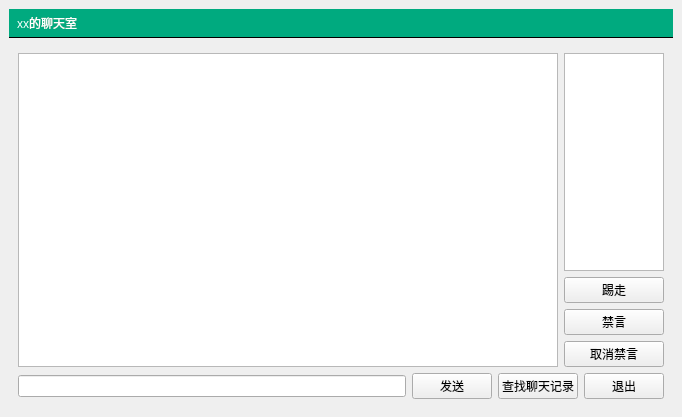
<?xml version="1.0" encoding="UTF-8"?>
<ui version="4.0">
 <class>MainWindow</class>
 <widget class="QMainWindow" name="MainWindow">
  <property name="geometry">
   <rect>
    <x>0</x>
    <y>0</y>
    <width>682</width>
    <height>417</height>
   </rect>
  </property>
  <property name="windowTitle">
   <string>聊天室客户端</string>
  </property>
  <property name="styleSheet">
   <string notr="true">#titleLabel{
background: white;
border: none;
border-bottom: 1px solid black;
padding: 5px;
font: 24pt &quot;黑体&quot;;
color: rgb(255, 255, 255);
background-color:rgba(0, 170, 127, 255);
}

#mainFrame{
border: none;
background: white;
}

#loginFrame{
background: qineargradient(x1: 0, y1: 0, x2: 0, y2: 0, stop: 0 #ddf, stop: 1 #aaf);
border: 1px solid gray;
padding: 10px;
border-radius:25px;
}</string>
  </property>
  <widget class="QWidget" name="centralwidget">
   <layout class="QVBoxLayout" name="verticalLayout">
    <item>
     <widget class="QLabel" name="titleLabel">
      <property name="text">
       <string>xx的聊天室</string>
      </property>
     </widget>
    </item>
    <item>
     <widget class="QStackedWidget" name="stackedWidget">
      <property name="currentIndex">
       <number>0</number>
      </property>
      <widget class="QWidget" name="chatPage">
       <layout class="QVBoxLayout" name="verticalLayout_4">
        <item>
         <layout class="QHBoxLayout" name="horizontalLayout">
          <item>
           <widget class="QTextEdit" name="roomTextEdit"/>
          </item>
          <item>
           <layout class="QVBoxLayout" name="verticalLayout_3">
            <item>
             <widget class="QListWidget" name="userListWidget">
              <property name="sizePolicy">
               <sizepolicy hsizetype="Fixed" vsizetype="Preferred">
                <horstretch>0</horstretch>
                <verstretch>0</verstretch>
               </sizepolicy>
              </property>
              <property name="maximumSize">
               <size>
                <width>100</width>
                <height>16777215</height>
               </size>
              </property>
             </widget>
            </item>
            <item>
             <widget class="QPushButton" name="kickButton">
              <property name="maximumSize">
               <size>
                <width>100</width>
                <height>16777215</height>
               </size>
              </property>
              <property name="text">
               <string>踢走</string>
              </property>
             </widget>
            </item>
            <item>
             <widget class="QPushButton" name="banButton">
              <property name="sizePolicy">
               <sizepolicy hsizetype="Fixed" vsizetype="Fixed">
                <horstretch>0</horstretch>
                <verstretch>0</verstretch>
               </sizepolicy>
              </property>
              <property name="maximumSize">
               <size>
                <width>100</width>
                <height>16777215</height>
               </size>
              </property>
              <property name="text">
               <string>禁言</string>
              </property>
             </widget>
            </item>
            <item>
             <widget class="QPushButton" name="unbanButton">
              <property name="text">
               <string>取消禁言</string>
              </property>
             </widget>
            </item>
           </layout>
          </item>
         </layout>
        </item>
        <item>
         <layout class="QHBoxLayout" name="horizontalLayout_2">
          <item>
           <widget class="QLineEdit" name="sayLineEdit"/>
          </item>
          <item>
           <widget class="QPushButton" name="sayButton">
            <property name="text">
             <string>发送</string>
            </property>
           </widget>
          </item>
          <item>
           <widget class="QPushButton" name="findButton">
            <property name="text">
             <string>查找聊天记录</string>
            </property>
           </widget>
          </item>
          <item>
           <widget class="QPushButton" name="logOutButton">
            <property name="text">
             <string>退出</string>
            </property>
           </widget>
          </item>
         </layout>
        </item>
       </layout>
      </widget>
      <widget class="QWidget" name="loginPage">
       <layout class="QGridLayout" name="gridLayout">
        <item row="0" column="1">
         <spacer name="verticalSpacer_2">
          <property name="orientation">
           <enum>Qt::Orientation::Vertical</enum>
          </property>
          <property name="sizeHint" stdset="0">
           <size>
            <width>20</width>
            <height>110</height>
           </size>
          </property>
         </spacer>
        </item>
        <item row="1" column="0">
         <spacer name="horizontalSpacer">
          <property name="orientation">
           <enum>Qt::Orientation::Horizontal</enum>
          </property>
          <property name="sizeHint" stdset="0">
           <size>
            <width>214</width>
            <height>20</height>
           </size>
          </property>
         </spacer>
        </item>
        <item row="1" column="1">
         <widget class="QFrame" name="loginFrame">
          <property name="frameShape">
           <enum>QFrame::Shape::StyledPanel</enum>
          </property>
          <property name="frameShadow">
           <enum>QFrame::Shadow::Raised</enum>
          </property>
          <layout class="QVBoxLayout" name="verticalLayout_2">
           <item>
            <layout class="QFormLayout" name="formLayout">
             <item row="0" column="0">
              <widget class="QLabel" name="label_2">
               <property name="text">
                <string>服务器地址：</string>
               </property>
              </widget>
             </item>
             <item row="0" column="1">
              <widget class="QLineEdit" name="serverEdit">
               <property name="text">
                <string>127.0.0.1</string>
               </property>
              </widget>
             </item>
             <item row="1" column="0">
              <widget class="QLabel" name="label_3">
               <property name="text">
                <string>昵称：</string>
               </property>
              </widget>
             </item>
             <item row="1" column="1">
              <widget class="QLineEdit" name="userNameEdit"/>
             </item>
            </layout>
           </item>
           <item>
            <spacer name="verticalSpacer">
             <property name="orientation">
              <enum>Qt::Orientation::Vertical</enum>
             </property>
             <property name="sizeType">
              <enum>QSizePolicy::Policy::Fixed</enum>
             </property>
             <property name="sizeHint" stdset="0">
              <size>
               <width>20</width>
               <height>10</height>
              </size>
             </property>
            </spacer>
           </item>
           <item>
            <widget class="QPushButton" name="loginButton">
             <property name="text">
              <string>登录聊天室</string>
             </property>
            </widget>
           </item>
          </layout>
         </widget>
        </item>
        <item row="1" column="2">
         <spacer name="horizontalSpacer_2">
          <property name="orientation">
           <enum>Qt::Orientation::Horizontal</enum>
          </property>
          <property name="sizeHint" stdset="0">
           <size>
            <width>214</width>
            <height>20</height>
           </size>
          </property>
         </spacer>
        </item>
        <item row="2" column="1">
         <spacer name="verticalSpacer_3">
          <property name="orientation">
           <enum>Qt::Orientation::Vertical</enum>
          </property>
          <property name="sizeHint" stdset="0">
           <size>
            <width>20</width>
            <height>110</height>
           </size>
          </property>
         </spacer>
        </item>
       </layout>
      </widget>
     </widget>
    </item>
   </layout>
  </widget>
 </widget>
 <resources/>
 <connections/>
</ui>
